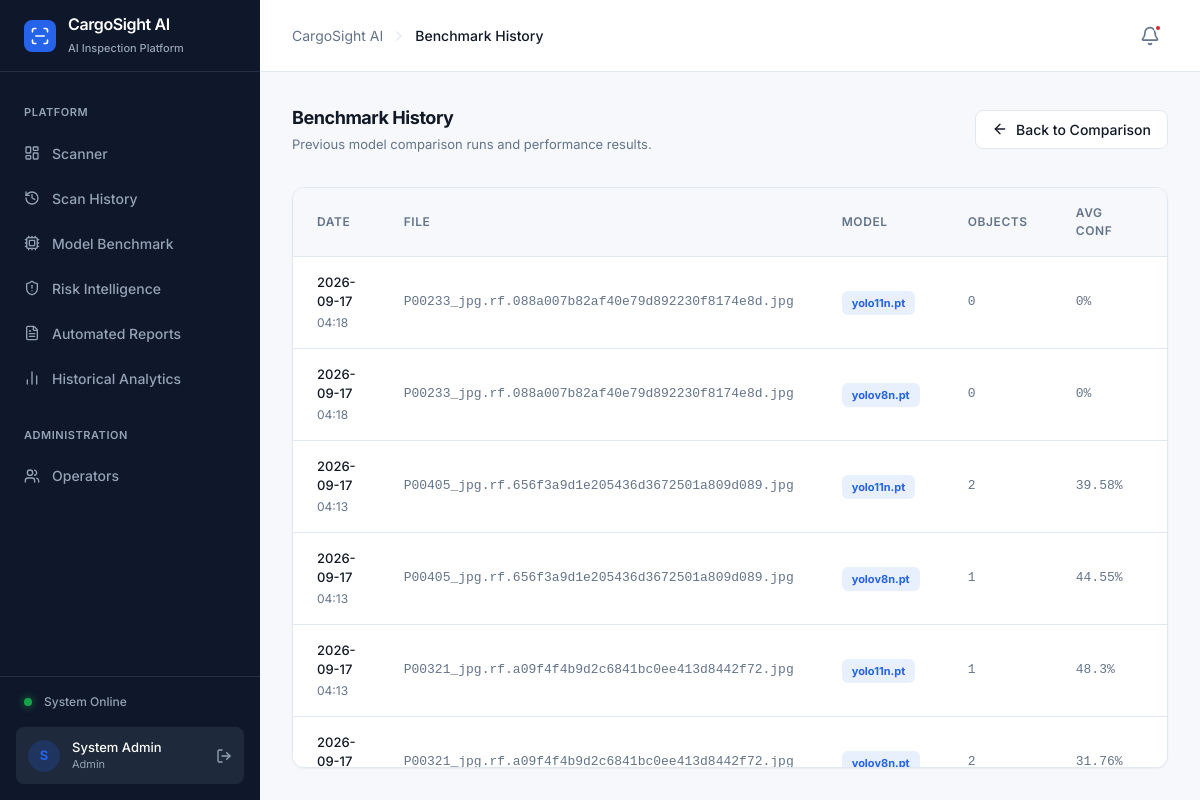
Screenshot of /history (signed in) with the database file from the repository.
### tables this page shows
CREATE TABLE model_benchmarks (
            id INTEGER PRIMARY KEY AUTOINCREMENT,
            date TIMESTAMP DEFAULT CURRENT_TIMESTAMP,
            filename TEXT,
            model TEXT,
            objects INTEGER,
            avg_confidence REAL,
            inference_time REAL,
            fps REAL,
            precision REAL,
            recall REAL,
            map50 REAL,
            map5095 REAL,
            memory_usage REAL,
            device TEXT
        );

### comparison/routes.py (the view)
@comparison_bp.route('/history', methods=['GET'])
@login_required
def history():
    conn = get_db_connection()
    benchmarks = conn.execute('SELECT * FROM model_benchmarks ORDER BY date DESC').fetchall()
    conn.close()
    return render_template('history.html', benchmarks=[dict(b) for b in benchmarks])

### auth/models.py (called while the page is built)
def get_db_connection():
    conn = sqlite3.connect(DB_PATH)
    conn.row_factory = sqlite3.Row
    return conn

### templates/history.html (shortened to what this page needs)
{% extends "base.html" %}
{% block page_title %}Benchmark History{% endblock %}
{% block content %}
<div class="flex items-center justify-between mb-2">
    <div>
        <h2 class="text-[18px] font-bold text-text-primary">Benchmark History</h2>
        <p class="text-[13px] text-text-secondary mt-1">Previous model comparison runs and performance results.</p>
    </div>
    <a href="/model-comparison" class="btn btn-secondary">
        <i data-lucide="arrow-left" class="w-4 h-4"></i> Back to Comparison
    </a>
</div>
<div class="card overflow-hidden">
    {% if benchmarks %}
    <div class="overflow-x-auto">
        <table class="w-full text-left border-collapse min-w-[900px]">
            <thead class="bg-base-bg border-b border-base-border">
                <tr>
                    <th class="px-6 py-4 text-[12px] font-semibold text-text-secondary uppercase tracking-wider">Date</th>
                    <th class="px-6 py-4 text-[12px] font-semibold text-text-secondary uppercase tracking-wider">File</th>
                    <th class="px-6 py-4 text-[12px] font-semibold text-text-secondary uppercase tracking-wider">Model</th>
                    <th class="px-6 py-4 text-[12px] font-semibold text-text-secondary uppercase tracking-wider">Objects</th>
                    <th class="px-6 py-4 text-[12px] font-semibold text-text-secondary uppercase tracking-wider">Avg Conf</th>
                    <th class="px-6 py-4 text-[12px] font-semibold text-text-secondary uppercase tracking-wider">Inference</th>
                </tr>
            </thead>
            <tbody class="divide-y divide-base-border bg-white">
                {% for b in benchmarks %}
                <tr class="hover:bg-gray-50 transition-colors">
                    <td class="px-6 py-4">
                        <div class="text-[13px] text-text-primary font-medium">{{ b.date[:10] if b.date else 'N/A' }}</div>
                        <div class="text-[12px] text-text-secondary mt-0.5">{{ b.date[11:16] if b.date else '' }}</div>
                    </td>
                    <td class="px-6 py-4 text-[13px] font-mono text-text-secondary">{{ b.filename or 'N/A' }}</td>
                    <td class="px-6 py-4">
                        <span class="inline-flex items-center px-2.5 py-1 rounded-md text-[11px] font-bold bg-accent/10 text-accent">{{ b.model or 'N/A' }}</span>
                    </td>
                    <td class="px-6 py-4 text-[13px] font-mono text-text-secondary">{{ b.objects or 0 }}</td>
                    <td class="px-6 py-4 text-[13px] font-mono text-text-secondary">{{ b.avg_confidence or 0 }}%</td>
                    <td class="px-6 py-4 text-[13px] font-mono text-text-secondary">{{ b.inference_time or 0 }}ms</td>
                </tr>
                {% endfor %}
            </tbody>
        </table>
    </div>
    {% endif %}
</div>
{% endblock %}

### templates/base.html (shortened to what this page needs)
<!DOCTYPE html>
<html lang="en">
<head>
    <script src="https://cdn.tailwindcss.com"></script>
</head>
<body>
    <aside class="w-[260px] bg-base-sidebar h-full flex flex-col flex-shrink-0">
        <div class="h-[72px] px-6 flex items-center border-b border-white/10">
            <div class="flex items-center gap-3">
                <div class="w-8 h-8 rounded-lg bg-accent flex items-center justify-center">
                    <i data-lucide="scan-line" class="text-white w-5 h-5"></i>
                </div>
                <div>
                    <h1 class="text-white text-[16px] font-semibold tracking-tight leading-tight">CargoSight AI</h1>
                    <span class="text-text-sidebar text-[11px] font-medium">AI Inspection Platform</span>
                </div>
            </div>
        </div>
        <nav class="flex-1 overflow-y-auto custom-scrollbar py-6 px-3 flex flex-col gap-1">
            <div class="px-3 text-[11px] font-semibold text-text-sidebar uppercase tracking-wider mb-2 mt-2">Platform</div>
            <a href="/" class="flex items-center gap-3 px-3 py-2.5 rounded-lg text-[14px] font-medium transition-colors {% if request.path == '/' or request.path == '/scan' %}bg-accent/10 text-accent{% else %}text-text-sidebar hover:bg-base-sidebarHover hover:text-white{% endif %}">
                <i data-lucide="layout-dashboard" class="w-4 h-4"></i>
                Scanner
            </a>
            <a href="/scan-history" class="flex items-center gap-3 px-3 py-2.5 rounded-lg text-[14px] font-medium transition-colors {% if request.path == '/scan-history' %}bg-accent/10 text-accent{% else %}text-text-sidebar hover:bg-base-sidebarHover hover:text-white{% endif %}">
                <i data-lucide="history" class="w-4 h-4"></i>
                Scan History
            </a>
            <a href="/model-comparison" class="flex items-center gap-3 px-3 py-2.5 rounded-lg text-[14px] font-medium transition-colors {% if request.path == '/model-comparison' %}bg-accent/10 text-accent{% else %}text-text-sidebar hover:bg-base-sidebarHover hover:text-white{% endif %}">
                <i data-lucide="cpu" class="w-4 h-4"></i>
                Model Benchmark
            </a>
            <a href="/risk-intelligence" class="flex items-center gap-3 px-3 py-2.5 rounded-lg text-[14px] font-medium transition-colors {% if request.path.startswith('/risk-intelligence') %}bg-accent/10 text-accent{% else %}text-text-sidebar hover:bg-base-sidebarHover hover:text-white{% endif %}">
                <i data-lucide="shield-alert" class="w-4 h-4"></i>
                Risk Intelligence
            </a>
            <a href="/automated-reports" class="flex items-center gap-3 px-3 py-2.5 rounded-lg text-[14px] font-medium transition-colors {% if request.path == '/automated-reports' %}bg-accent/10 text-accent{% else %}text-text-sidebar hover:bg-base-sidebarHover hover:text-white{% endif %}">
                <i data-lucide="file-text" class="w-4 h-4"></i>
                Automated Reports
            </a>
            <a href="/historical-analytics" class="flex items-center gap-3 px-3 py-2.5 rounded-lg text-[14px] font-medium transition-colors {% if request.path == '/historical-analytics' %}bg-accent/10 text-accent{% else %}text-text-sidebar hover:bg-base-sidebarHover hover:text-white{% endif %}">
                <i data-lucide="bar-chart-2" class="w-4 h-4"></i>
                Historical Analytics
            </a>
            <div class="px-3 text-[11px] font-semibold text-text-sidebar uppercase tracking-wider mb-2 mt-6">Administration</div>
            {% if session.get('role') == 'Admin' %}
            <a href="/auth/register" class="flex items-center gap-3 px-3 py-2.5 rounded-lg text-[14px] font-medium transition-colors {% if request.path == '/auth/register' %}bg-accent/10 text-accent{% else %}text-text-sidebar hover:bg-base-sidebarHover hover:text-white{% endif %}">
                <i data-lucide="users" class="w-4 h-4"></i>
                Operators
            </a>
            {% endif %}
        </nav>
        <div class="p-4 border-t border-white/10">
            <div class="flex items-center gap-3 px-2 mb-4">
                <div class="w-2 h-2 rounded-full bg-status-success shadow-[0_0_8px_rgba(22,163,74,0.8)]"></div>
                <span class="text-text-sidebar text-[12px] font-medium">System Online</span>
            </div>
            {% if session.get('user_id') %}
            <div class="flex items-center justify-between bg-base-sidebarHover p-3 rounded-lg">
                <div class="flex items-center gap-3">
                    <div class="w-8 h-8 rounded-full bg-accent/20 text-accent flex items-center justify-center text-[13px] font-bold">
                        {{ session.get('name', 'O')[0] | upper }}
                    </div>
                    <div class="flex flex-col">
                        <span class="text-white text-[13px] font-medium leading-tight">{{ session.get('name', 'Operator') }}</span>
                        <span class="text-text-sidebar text-[11px]">{{ session.get('role', 'User') }}</span>
                    </div>
                </div>
                <a href="/auth/logout" class="text-text-sidebar hover:text-white transition-colors" title="Sign out">
                    <i data-lucide="log-out" class="w-4 h-4"></i>
                </a>
            </div>
            {% endif %}
        </div>
    </aside>
    <div class="flex-1 flex flex-col min-w-0 overflow-hidden">
        <header class="h-[72px] bg-base-surface border-b border-base-border px-8 flex items-center justify-between flex-shrink-0">
            <div class="flex items-center text-[14px] text-text-secondary">
                <span>CargoSight AI</span>
                <i data-lucide="chevron-right" class="w-4 h-4 mx-2 text-base-border"></i>
                <span class="text-text-primary font-medium">{% block page_title %}Dashboard{% endblock %}</span>
            </div>
            <div class="flex items-center gap-4">
                <button class="relative p-2 text-text-secondary hover:text-text-primary transition-colors">
                    <i data-lucide="bell" class="w-5 h-5"></i>
                    <span class="absolute top-1.5 right-1.5 w-2 h-2 bg-status-danger rounded-full border-2 border-white"></span>
                </button>
            </div>
        </header>
        <main class="flex-1 overflow-y-auto custom-scrollbar p-6 lg:p-8">
            <div class="max-w-[1500px] mx-auto h-full flex flex-col gap-6">
                {% block content %}{% endblock %}
            </div>
        </main>
    </div>
</body>
</html>

### rows the page displays
model_benchmarks: date "2026-09-17", date "04:18", filename "P00233_jpg.rf.088a007b82af40e79d892230f8174e8d.jpg", model "yolo11n.pt", objects "0", avg_confidence "0"
model_benchmarks: date "2026-09-17", date "04:18", filename "P00233_jpg.rf.088a007b82af40e79d892230f8174e8d.jpg", model "yolov8n.pt", objects "0", avg_confidence "0"
model_benchmarks: date "2026-09-17", date "04:13", filename "P00405_jpg.rf.656f3a9d1e205436d3672501a809d089.jpg", model "yolo11n.pt", objects "2", avg_confidence "39.58"
model_benchmarks: date "2026-09-17", date "04:13", filename "P00405_jpg.rf.656f3a9d1e205436d3672501a809d089.jpg", model "yolov8n.pt", objects "1", avg_confidence "44.55"
model_benchmarks: date "2026-09-17", date "04:13", filename "P00321_jpg.rf.a09f4f4b9d2c6841bc0ee413d8442f72.jpg", model "yolo11n.pt", objects "1", avg_confidence "48.3"
model_benchmarks: date "2026-09-17", filename "P00321_jpg.rf.a09f4f4b9d2c6841bc0ee413d8442f72.jpg", model "yolov8n.pt", objects "2", avg_confidence "31.76"

### other values shown
{{ session.get('name', 'O')[0] | upper }} "S"
{{ session.get('name', 'Operator') }} "System Admin"
{{ session.get('role', 'User') }} "Admin"
